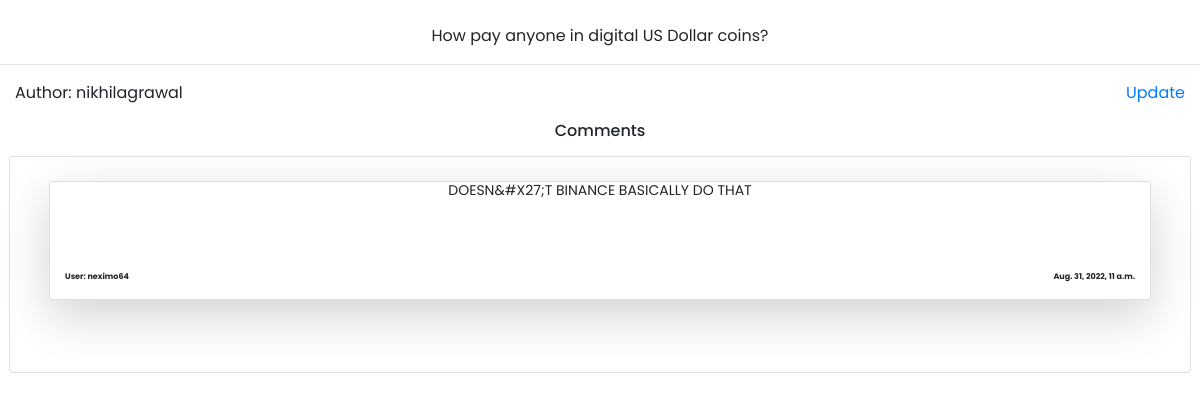
Page /post/32660178/ on the committed database.
### apiapp/models.py (models this page shows, shortened)
class News(models.Model):
    title = models.CharField(max_length=200, blank = True, null = True)
    hackernews_id = models.BigIntegerField(unique=True, primary_key=True)
    time = UCDateTimeField(default=datetime.now)
    category = models.CharField(max_length=50, blank = True, null = True)
    post_url = models.CharField(max_length=200, blank = True, null = True, default='http://stoplight.io/prism/')
    author = models.CharField(max_length=50, blank = True, null = True)
    path = models.CharField(max_length=50, blank = True, null = True, default='user')

class ApiComment(models.Model):
    author_id = models.BigIntegerField()
    text = models.TextField( blank=True, null=True)
    by = models.CharField(max_length=200, default='user')
    time = UCDateTimeField(default=datetime.now)
    comment_id = models.BigIntegerField(unique=True)

### apiapp/views.py (the view)
# urls.py: path('post/<id>/', detail_view, name='post_detail'),
def detail_view(request, id):
    context = {}
    context["news"] = News.objects.get( hackernews_id = id )
    context["comments"] = ApiComment.objects.filter(author_id = id).all()
    return render(request, 'news_api/post_detail.html', context)

### templates/news_api/post_detail.html (shortened to what this page needs)
{% extends 'news_api/base.html' %}
{% block content %}
<br>
<p class="text-center">{{ news.title }}</p>
<hr class="my-text">
<div class="container-fluid ">
    <div class="row">
        <div class="col-6">
            <p class="text-left">Author: {{ news.author }}</p>
        </div>
        {% if news.path == 'user' %}
        <div class="col-6">
            <p class="text-right"><a href="{% url 'post_edit' news.pk %}">Update</a></p>
        </div>
        {% else %}
        <div class="col-6">
            <p class="text-right"><a href="{% url 'edit_error' %}">Update</a></p>
        </div>
        {% endif %}
        <br>
    </div>
</div>
<h6 class="text-center">Comments</h6>
<div class="container-fluid padding justify-content-center pt-2 px-4" style="background-color:;">
    <div class="row card p-4 mb-5" style="background-color:white;" >
        {% for comment in comments %}
        <div class="col-12 ">
            <div class="card shadow-lg mb-5 bg-white rounded" style="border-radius:.5em;">
                <div class="col-12">
                                    <div class="" style="background-color:;">
                <h2 class="text-uppercase small mb-1 text-center">{{ comment.text }}
              </h2>
                              <h5 class="text-uppercase small mb-1 text-center pt-3">
              </h5>
            </div>
        </div>
                <div class="container-fluid">
                    <div class="row">
                        <div class="col-3 pt-5">
                            <p style="font-size:.5em;  font-weight:bold;">User: {{ comment.by }}</p>
                        </div>
                        <div class="col-3 pt-5">
                        </div>
            <div class="col-3">
            <div class="pt-5 text-left">
            </div>
            </div>
            <div class="col-3">
            <div class=" pt-5 text-right">
                <p style="font-size:.5em;  font-weight:bold;">{{ comment.time }}</p>
            </div>
            </div>
                        </div>
                </div>
            </div>
    </div>
            {% endfor %}
</div>
</div>
    <br>
{% endblock content %}

### templates/news_api/base.html (style rules this page uses)
body { font-family:'Poppins'; }

### rows in the picture
News: title "How pay anyone in digital US Dollar coins?", author "nikhilagrawal"
ApiComment: text "DOESN&#X27;T BINANCE BASICALLY DO THAT", by "neximo64", time "Aug. 31, 2022, 11 a.m."
